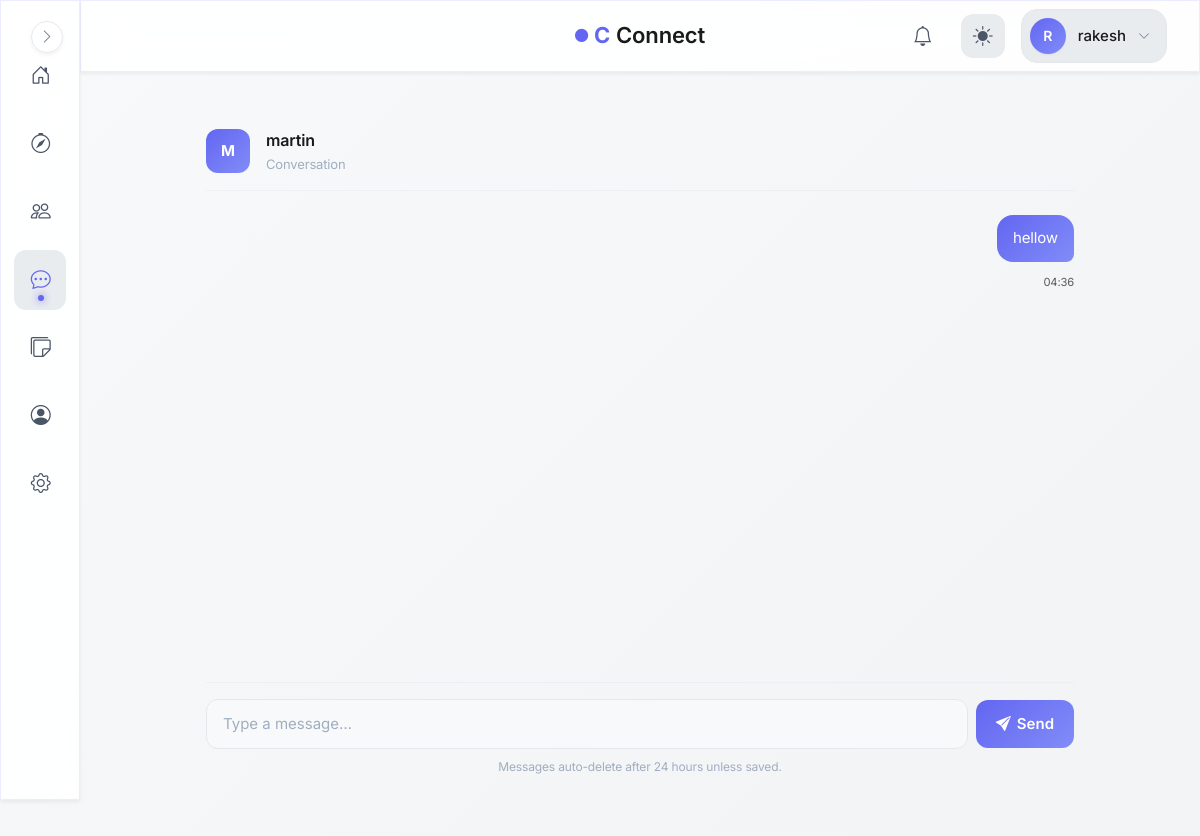
Screenshot of /messages/17 (signed in) with the database file from the repository.
### models.py (models this page shows, shortened)
class User(UserMixin, db.Model):
    id = db.Column(db.Integer, primary_key=True, autoincrement=True)  # Unique identifier
    username = db.Column(db.String(100), nullable=False)  # Name of the user (later can add this unique if needed)
    email = db.Column(db.String(120), nullable=False, unique=True)  # Email of the user
    password = db.Column(db.String(200), nullable=False)  # Passwords not hashed yet (done in setup_db.py)
    created_at = db.Column(db.DateTime, default=db.func.now())  # Timestamp of account creation
    last_login = db.Column(db.DateTime, nullable=True)  # Timestamp of last login
    pass

class Message(db.Model):
    id = db.Column(db.Integer, primary_key=True)
    sender_id = db.Column(db.Integer, db.ForeignKey("user.id"), nullable=False)
    receiver_id = db.Column(db.Integer, db.ForeignKey("user.id"), nullable=False)
    content = db.Column(db.Text, nullable=False)
    created_at = db.Column(db.DateTime, default=db.func.now(), index=True)
    expires_at = db.Column(db.DateTime, index=True)
    is_saved = db.Column(db.Boolean, default=False)

### blueprints/messages/routes.py (the view, shortened to what this page needs)
@messages.route("/<int:user_id>", methods=["GET", "POST"])
@login_required
def chat(user_id):
    cleanup_expired_messages()
    target_user = User.query.get_or_404(user_id)
    messages = Message.query.filter(
        ((Message.sender_id == current_user.id) & (Message.receiver_id == user_id)) |
        ((Message.sender_id == user_id) & (Message.receiver_id == current_user.id))
    ).order_by(Message.created_at.asc()).all()
    return render_template(
                "messages/chat.html",
                messages=messages,
                target_user=target_user,
                profile=profile
            )

### blueprints/auth/__init__.py (called while the page is built)
@login_manager.user_loader
def load_user(user_id):
    from models import User  # Importing User model for querying  (import here to avoid circular imports)
    return User.query.get(int(user_id))

@auth.after_app_request
def add_header(response):
    if current_user.is_authenticated and request.blueprint == 'auth':
        response.headers['Cache-Control'] = 'no-store, no-cache, must-revalidate, post-check=0, pre-check=0, max-age=0'
        response.headers['Pragma'] = 'no-cache'
        response.headers['Expires'] = '-1'
    return response

### factory_helpers.py (called while the page is built, shortened)
def register_security_headers(app):
    @app.after_request
    def set_secure_headers(response):
        response.headers['Content-Security-Policy'] = (
            "default-src 'self'; "
            "img-src 'self' data: blob: https:; "# Allow external images
            "style-src 'self' 'unsafe-inline' https:; "# ADD https: for CDNs
            "script-src 'self' 'unsafe-inline' https:; "# ADD https: for JS
            "font-src 'self' https: data:; "# Google Fonts
            "connect-src 'self' https:;"  # ← ADD https: for CDNs/maps
        )
        response.headers['X-Content-Type-Options'] = 'nosniff'
        response.headers['X-Frame-Options'] = 'DENY'
        response.headers['Referrer-Policy'] = 'strict-origin-when-cross-origin'
        response.headers['Permissions-Policy'] = 'geolocation=(), microphone=()'
        return response

def register_daily_cleanup(app):
    if not hasattr(app, "_last_notification_cleanup"):
        app._last_notification_cleanup = None
    @app.before_request
    def daily_cleanup():
        now = datetime.now(timezone.utc)
        last = getattr(app, "_last_notification_cleanup", None)
        if last is None or (now - last).days >= 1:
            from blueprints.notifications.service import cleanup_old_notifications
            deleted = cleanup_old_notifications()
            app.logger.info(f"Cleaned up {deleted} old notifications.")
            app._last_notification_cleanup = now

def register_profilevisit_cleanup(app):
    last_cleanup = {'t': 0}
    @app.before_request
    def cleanup_visits():
        now = time.time()
        if now - last_cleanup['t'] < 3600:  # run once every hour
            return

def cleanup_expired_messages(): #message cleanup helper function
    Message.query.filter(
        Message.expires_at < datetime.now(timezone.utc),
        Message.is_saved == False
    ).delete()
    db.session.commit()

### blueprints/messages/templates/messages/chat.html (shortened to what this page needs)
{% extends "base.html" %}
{% block body %}
<div class="chat-page">
    <header class="chat-header">
        <a href="{{ url_for('main.view_user_profile', user_id=target_user.id) }}" class="chat-header__avatar">
          {{ target_user.username[0]|upper }}
            <!-- {% set profile_picture = profile.query.filter_by(user_id=target_user.id).first().profile_picture %}
        </a>
        <div class="chat-header__info">
            <div class="chat-header__name">{{ target_user.username }}</div>
            <div class="chat-header__meta">
                Conversation
            </div>
        </div>
    </header>
    <div id="chatBox" class="chat-messages">
        {% if messages %}
            {% for msg in messages %}
                {% if msg.sender_id == current_user.id %}
                    <div class="message message--outgoing">
                        {{ msg.content }}
                    </div>
                    <div class="message__time" style="margin-top: 0;">
                        {{ msg.created_at.strftime("%H:%M") }}
                    </div>
                {% endif %}
            {% endfor %}
        {% else %}
            <div class="chat-empty">
                No messages yet. Say hello 👋
            </div>
        {% endif %}
    </div>
    <div class="chat-input">
        <form method="POST">
            <input type="text"
                   name="content"
                   placeholder="Type a message…"
                   value="{{ form_content or '' }}"
                   required>
            <button type="submit">
                <i class="bi bi-send-fill"></i>
                Send
            </button>
        </form>
        <p class="chat-note">
            Messages auto-delete after 24 hours unless saved.
        </p>
    </div>
</div>
{% endblock %}

### templates/base.html (shortened to what this page needs)
<!DOCTYPE html>
<html lang="en">
<head>
    <link rel="stylesheet" href="https://cdn.jsdelivr.net/npm/bootstrap-icons@1.11.1/font/bootstrap-icons.css">
    <link href="https://cdn.jsdelivr.net/npm/bootstrap@5.3.2/dist/css/bootstrap.min.css" rel="stylesheet">
    <link rel="stylesheet" href="{{ url_for('static', filename='css/global.css') }}">
</head>
<body>
    {% if current_user.is_authenticated %}
        <aside class="sidebar glass-effect" id="sidebar">
            <nav class="sidebar__nav">
                <a href="{{ url_for('main.dashboard') }}" class="sidebar__link" data-tooltip="Dashboard">
                    <div class="sidebar__link-icon">
                        <i class="bi bi-house-door"></i>
                    </div>
                </a>
                <a href="{{ url_for('main.search_page') }}" class="sidebar__link" data-tooltip="Discover">
                    <div class="sidebar__link-icon">
                        <i class="bi bi-compass"></i>
                    </div>
                </a>
                <a href="{{ url_for('connections.connections_home') }}" class="sidebar__link" data-tooltip="Connections">
                    <div class="sidebar__link-icon">
                        <i class="bi bi-people"></i>
                    </div>
                </a>
                <a href="{{ url_for('messages.inbox') }}" class="sidebar__link" data-tooltip="Messages">
                    <div class="sidebar__link-icon">
                        <i class="bi bi-chat-dots"></i>
                    </div>
                </a>
                <a href="/campus-board" class="sidebar__link" data-tooltip="Messages">
                    <div class="sidebar__link-icon">
                        <i class="bi bi-stickies"></i>
                    </div>
                </a>
                <a href="{{ url_for('auth.profile') }}" class="sidebar__link" data-tooltip="Profile">
                    <div class="sidebar__link-icon">
                        <i class="bi bi-person-circle"></i>
                    </div>
                </a>
                <a href="{{ url_for('main.settings') }}" class="sidebar__link" data-tooltip="Settings">
                    <div class="sidebar__link-icon">
                        <i class="bi bi-gear"></i>
                    </div>
                </a>
            </nav>
            <button class="sidebar__toggle" id="sidebarToggle" aria-label="Toggle sidebar">
                <i class="bi bi-chevron-right"></i>
            </button>
        </aside>
        <header class="topbar glass-effect">
            <div class="topbar__container">
                <div class="topbar__center">
                    <a href="{{ url_for('main.home') }}" class="topbar__brand">
                        <span class="brand-icon-small">
                            <i class="bi bi-circle-fill"></i>
                        </span>
                        <span class="brand-c">C</span>
                        <span class="brand-text">Connect</span>
                    </a>
                </div>
                <div class="topbar__actions">
                    <a href="{{ url_for('notifications.notifications_list') }}" class="topbar__icon-btn" aria-label="Notifications">
                        <i class="bi bi-bell"></i>
                        {% set unread = current_user.notifications | selectattr("is_read", "equalto", False) | list %}
                    </a>
                    <button class="topbar__icon-btn topbar__theme-toggle" id="themeToggle" aria-label="Toggle theme">
                        <i class="bi bi-sun-fill" id="themeIcon"></i>
                    </button>
                    <div class="topbar__profile" id="profileDropdown">
                        <button class="topbar__profile-btn" aria-label="Profile menu">
                            <div class="topbar__avatar">
                                {{ current_user.username[0].upper() }}
                            </div>
                            <span class="topbar__username">{{ current_user.username }}</span>
                            <i class="bi bi-chevron-down topbar__profile-arrow"></i>
                        </button>
                    </div>
                </div>
            </div>
        </header>
    {% endif %}
    <main class="main-content">
        {% block body %}{% endblock %}
    </main>
</body>
</html>

### blueprints/messages/templates/messages/chat.html (style rules this page uses)
.chat-page { max-width: 900px; margin: 0 auto; padding: 0 1rem 2rem; display: flex; flex-direction: column; height: calc(100vh - var(--topbar-height)); }
.chat-header { display: flex; align-items: center; gap: 1rem; padding: 1rem 0; border-bottom: 1px solid var(--border-subtle); }
.chat-header__avatar { width: 44px; height: 44px; border-radius: var(--radius-md); background: linear-gradient(135deg, var(--primary-color), var(--primary-light)); color: white; font-weight: 700; display: flex; align-items: center; justify-content: center; flex-shrink: 0; text-decoration: none; }
.chat-header__info { flex: 1; min-width: 0; }
.chat-header__name { font-size: 1rem; font-weight: 600; color: var(--text-primary); white-space: nowrap; overflow: hidden; text-overflow: ellipsis; }
.chat-header__meta { font-size: 0.8125rem; color: var(--text-muted); }
.chat-messages { flex: 1; overflow-y: auto; padding: 1.5rem 0; display: flex; flex-direction: column; gap: 0.75rem; }
.message { max-width: 75%; padding: 0.75rem 1rem; border-radius: var(--radius-lg); font-size: 0.9375rem; line-height: 1.5; position: relative; word-wrap: break-word; }
.message--outgoing { align-self: flex-end; background: linear-gradient(135deg, var(--primary-color), var(--primary-light)); color: white; border-bottom-right-radius: var(--radius-sm); }
.message__time { font-size: 0.7rem; opacity: 0.7; margin-top: 0.25rem; text-align: right; }
.chat-input { border-top: 1px solid var(--border-subtle); padding: 1rem 0; }
.chat-input form { display: flex; gap: 0.5rem; align-items: center; }
.chat-input input[type="text"] { flex: 1; padding: 0.75rem 1rem; border-radius: var(--radius-md); border: 1px solid var(--border-color); background: var(--bg-secondary); color: var(--text-primary); font-size: 0.9375rem; }
.chat-input input::placeholder { color: var(--text-muted); }
.chat-input button { padding: 0.75rem 1.25rem; border-radius: var(--radius-md); background: linear-gradient(135deg, var(--primary-color), var(--primary-light)); color: white; border: none; font-weight: 600; display: flex; align-items: center; gap: 0.375rem; transition: all var(--transition-fast); }
.chat-note { font-size: 0.75rem; color: var(--text-muted); margin-top: 0.5rem; text-align: center; }

### rows the page displays
User: username "R", username "rakesh"
User: username "M", username "martin"
Message: content "hellow", created_at "04:36"
